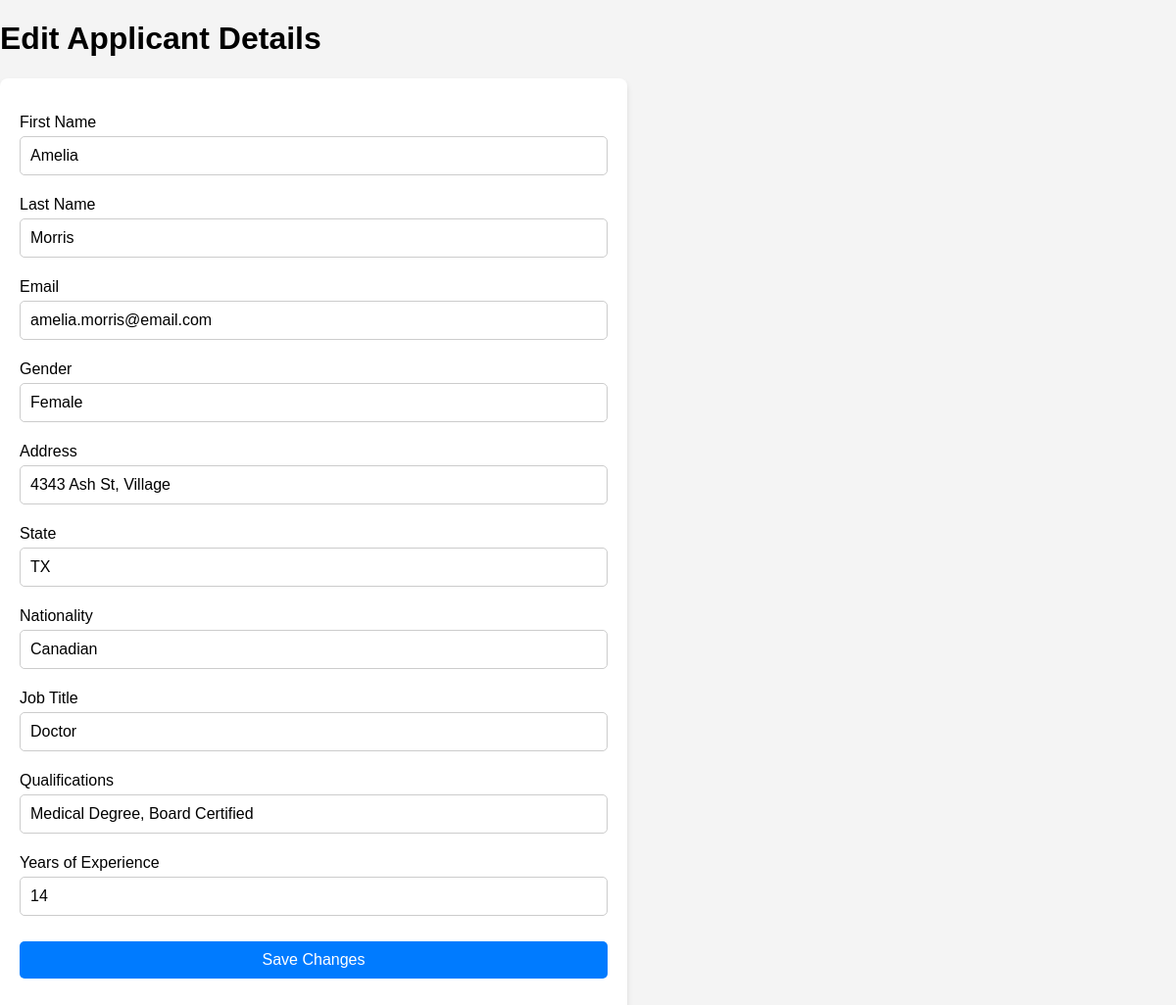
/edit.php?id=5, run on the app's committed database.
### tables this page shows
CREATE TABLE applicant (
    id INT AUTO_INCREMENT PRIMARY KEY,
    first_name VARCHAR(255),
    last_name VARCHAR(255),
    email VARCHAR(255),
    gender VARCHAR(255),
    address VARCHAR(255),
    state VARCHAR(255),
    nationality VARCHAR(255),
    job_title VARCHAR(255),   
    qualifications VARCHAR(255),   
    years_of_experience INT,   
    date_added TIMESTAMP DEFAULT CURRENT_TIMESTAMP
);

### core/models.php (called while the page is built, shortened)
<?php
function getApplicantByID($pdo, $id) {
    $sql = "SELECT * FROM applicant WHERE id = ?";
    $stmt = $pdo->prepare($sql);
    $executeQuery = $stmt->execute([$id]);
    if ($executeQuery) {
        return $stmt->fetch();
    }
}
?>

### edit.php (the view, shortened to what this page needs)
<?php require_once 'core/handleForms.php'; ?>
<?php require_once 'core/models.php'; ?>
<!DOCTYPE html>
<html lang="en">
<head>
    <link rel="stylesheet" href="styles.css">
</head>
<body>
    <?php
    $getApplicantByID = getApplicantByID($pdo, $_GET['id']);
    ?>
    <h1>Edit Applicant Details</h1>
    <form action="core/handleForms.php?id=<?php echo $_GET['id']; ?>" method="POST">
        <p>
            <label for="firstName">First Name</label>
            <input type="text" name="first_name" value="<?php echo htmlspecialchars($getApplicantByID['first_name']); ?>" required>
        </p>
        <p>
            <label for="lastName">Last Name</label>
            <input type="text" name="last_name" value="<?php echo htmlspecialchars($getApplicantByID['last_name']); ?>" required>
        </p>
        <p>
            <label for="email">Email</label>
            <input type="email" name="email" value="<?php echo htmlspecialchars($getApplicantByID['email']); ?>" required>
        </p>
        <p>
            <label for="gender">Gender</label>
            <input type="text" name="gender" value="<?php echo htmlspecialchars($getApplicantByID['gender']); ?>" required>
        </p>
        <p>
            <label for="address">Address</label>
            <input type="text" name="address" value="<?php echo htmlspecialchars($getApplicantByID['address']); ?>" required>
        </p>
        <p>
            <label for="state">State</label>
            <input type="text" name="state" value="<?php echo htmlspecialchars($getApplicantByID['state']); ?>" required>
        </p>
        <p>
            <label for="nationality">Nationality</label>
            <input type="text" name="nationality" value="<?php echo htmlspecialchars($getApplicantByID['nationality']); ?>" required>
        </p>
        <p>
            <label for="jobTitle">Job Title</label>
            <input type="text" name="job_title" value="<?php echo htmlspecialchars($getApplicantByID['job_title']); ?>" required>
        </p>
        <p>
            <label for="qualifications">Qualifications</label>
            <input type="text" name="qualifications" value="<?php echo htmlspecialchars($getApplicantByID['qualifications']); ?>" required>
        </p>
        <p>
            <label for="yearsOfExperience">Years of Experience</label>
            <input type="number" name="years_of_experience" value="<?php echo htmlspecialchars($getApplicantByID['years_of_experience']); ?>" required>
        </p>
        <p>
            <input type="submit" value="Save Changes" name="editApplicantBtn">
        </p>
    </form>
</body>
</html>

### styles.css (style rules this page uses)
body { font-family: Arial, sans-serif; background-color: #f4f4f4; margin: 0; padding: 0; }
form { width: 100%; max-width: 600px; margin-bottom: 20px; padding: 20px; background-color: white; border-radius: 8px; box-shadow: 0px 4px 6px rgba(0, 0, 0, 0.1); }
input[type="text"], input[type="email"], input[type="number"], input[type="submit"], button { width: 100%; padding: 10px; margin: 5px 0; border-radius: 5px; border: 1px solid #ccc; font-size: 16px; box-sizing: border-box; }
input[type="submit"], button { background-color: #007BFF; color: white; border: none; cursor: pointer; }

### data on the page
applicant: first_name "Amelia", last_name "Morris", email "amelia.morris@email.com", gender "Female", address "4343 Ash St, Village", state "TX", nationality "Canadian", job_title "Doctor", qualifications "Medical Degree, Board Certified", years_of_experience "14"
